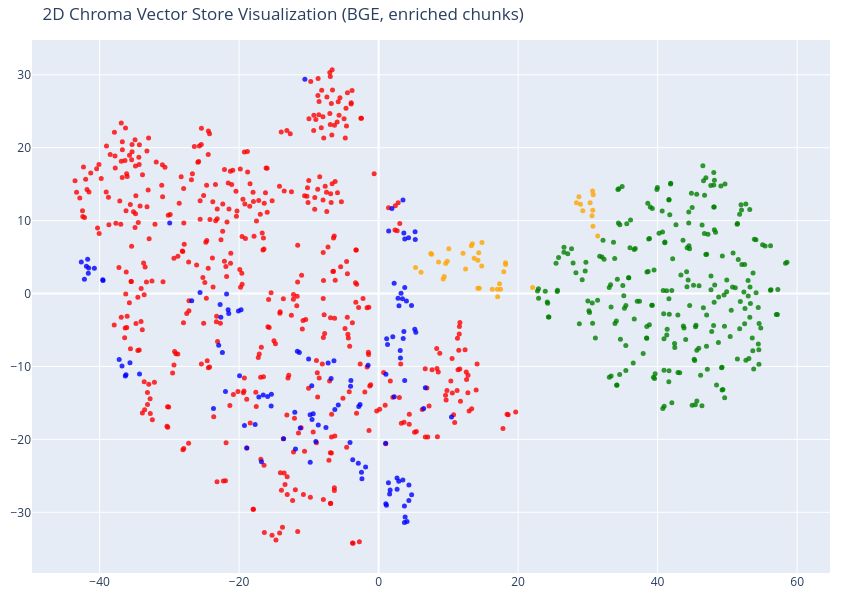

Write notebook code for a chart like this one.
### Code cell
plot_store(store_enriched, "2D Chroma Vector Store Visualization (BGE, enriched chunks)")

### Figure 1 — Plotly figure (JSON) as saved in the notebook; plotly's stock layout.template omitted (floating-point values rounded to 4 significant figures; data arrays with more than 128 entries replaced by an {"elided": "..."} marker saying what was removed)
{"data": [{"hoverinfo": "text", "marker": {"color": {"elided": "884 str values"}, "opacity": 0.8, "size": 5}, "mode": "markers", "text": {"elided": "884 str values"}, "type": "scatter", "x": {"elided": "884 float values"}, "y": {"elided": "884 float values"}}], "layout": {"height": 600, "margin": {"b": 10, "l": 10, "r": 20, "t": 40}, "title": {"text": "2D Chroma Vector Store Visualization (BGE, enriched chunks)"}, "width": 850}}
